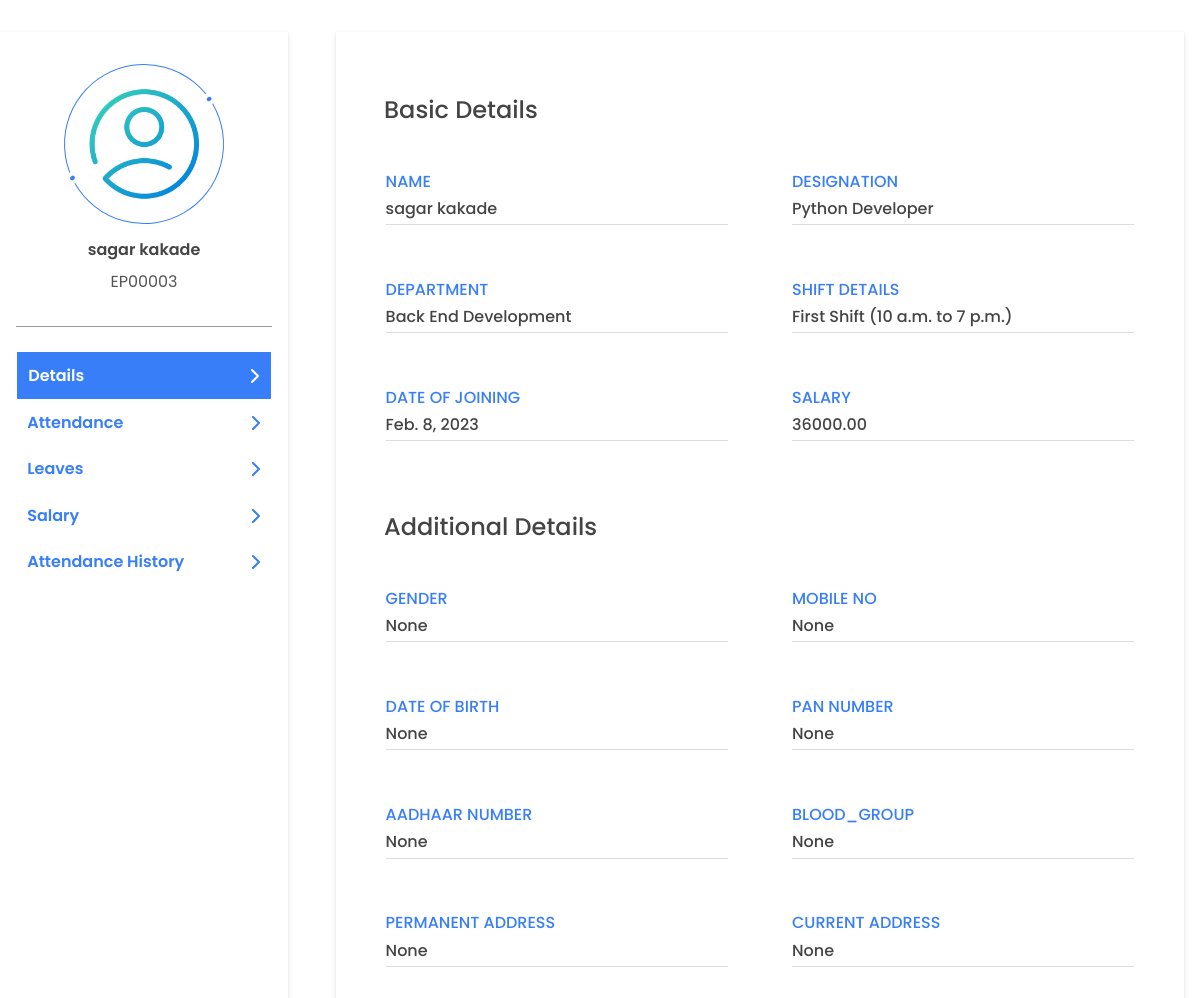
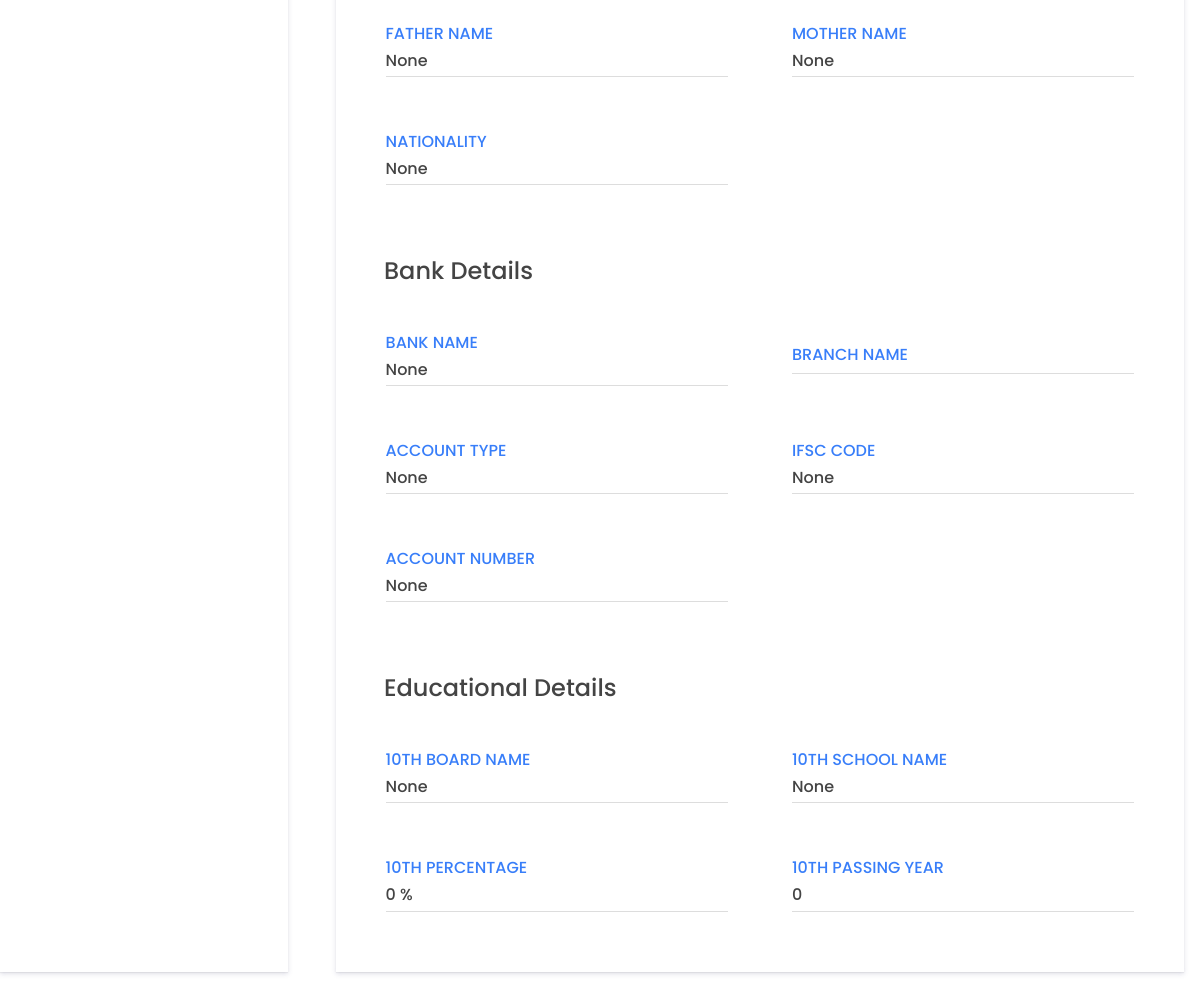
The page /accounts/self-detail/ (signed in) on the database its author committed (2 pictures, top to bottom).
### account/models.py (models this page shows, shortened)
class UserAdditionalDetail(models.Model):
    emp_user = models.OneToOneField(User, on_delete=models.CASCADE, related_name='user_additional_details')
    gender = models.CharField(choices=(('Male' , 'Male'), ('Female', 'Female')), max_length=55, null=True)
    mobile_no = models.BigIntegerField(null=True)
    date_of_birth = models.DateField(null=True)
    pan_number = models.CharField(max_length=10, null=True)
    aadhaar_number = models.BigIntegerField(null=True)
    permanent_address = models.TextField(null=True)
    current_address = models.TextField(null=True)
    marital_status = models.CharField(choices=(('Single', 'Single'), ('Married', 'Married')), max_length=55, null=True)
    passport_no = models.CharField(max_length=9, null=True)
    father_name = models.CharField(max_length=255, null=True)
    mother_name = models.CharField(max_length=255, null=True)
    nationality = models.CharField(max_length=50, null=True)
    emergency_contact_no = models.BigIntegerField(null=True)
    blood_group = models.CharField(max_length=3, null=True)
    profile_photo = models.ImageField(upload_to='userprofile', null=True, default='default_profile_pic.png')
    is_requested = models.BooleanField(default=False)
    is_completed_additional_details = models.BooleanField(default=False)  # this will become True if mandatory fields are filled by employee after verification by HR
    created_at = models.DateTimeField(auto_now_add=True)
    updated_at = models.DateTimeField(auto_now=True)

class UserBasicDetails(models.Model):
    emp_user = models.OneToOneField(User, on_delete=models.CASCADE, related_name='user_basics')
    designation = models.ForeignKey(Designation, on_delete=models.CASCADE, to_field='designation_name',related_name='user_designation_details', null=True)
    department = models.ForeignKey(Department, on_delete=models.CASCADE, to_field='department_name',related_name='user_department_details', null=True)
    shift_details = models.ForeignKey(UserShiftDetails, on_delete=models.CASCADE, to_field='shift_name',related_name='user_shift_details', null=True)
    date_of_joining = models.DateField(auto_now=True, null=True)
    salary = models.DecimalField(max_digits=10, decimal_places=2, null=True)
    uan_number = models.BigIntegerField(null=True)
    pf_number = models.CharField(max_length=10, null=True)
    experience_status = models.CharField (choices=(("Fresher", "Fresher"), ("Experienced", "Experienced")), max_length=50, null=True)
    is_salaried = models.BooleanField(default=True)   #if salaried is True deduction part for employee will be calculated eg. PF.
    is_active = models.BooleanField(default=True)
    is_approved = models.BooleanField(default=False)
    is_verify = models.BooleanField(default=False)
    is_requested = models.BooleanField(default=False)
    created_by = models.ForeignKey(User, on_delete=models.CASCADE, related_name='employee_created_by', null=True)
    approved_by = models.ForeignKey(User, on_delete=models.CASCADE, related_name='employee_approved_by', null=True)
    is_completed_basic_details = models.BooleanField(default=False)
    created_at = models.DateTimeField(auto_now_add=True)
    updated_at = models.DateTimeField(auto_now=True)

class Designation(models.Model):
    designation_name = models.CharField(max_length=100, unique=True)
    created_at = models.DateTimeField(auto_now_add=True)
    updated_at = models.DateTimeField(auto_now=True)
    def __str__ (self):
        return self.designation_name

class Department(models.Model):
    department_name = models.CharField(max_length=100, unique=True)
    created_at = models.DateTimeField(auto_now_add=True)
    updated_at = models.DateTimeField(auto_now=True)
    def __str__ (self):
        return self.department_name

class UserShiftDetails(models.Model):
    shift_name = models.CharField(max_length=100, unique=True)
    in_time = models.TimeField()
    out_time = models.TimeField()
    created_at = models.DateTimeField(auto_now_add=True)
    updated_at = models.DateTimeField(auto_now=True)
    def __str__ (self):
        return self.shift_name

class UserBankDetail(models.Model):
    emp_user = models.OneToOneField(User, on_delete=models.CASCADE, related_name='user_bank_details')
    bank_name = models.CharField(max_length=255, null=True)
    branch_name = models.CharField(max_length=100)
    account_type = models.CharField(choices=(('Current', 'Current'), ('Saving', 'Saving')), max_length=25, null=True)
    ifsc_code = models.CharField(max_length=11, null=True)
    account_number = models.BigIntegerField(null=True)
    is_completed_bank_details = models.BooleanField(default=False)
    created_at = models.DateTimeField(auto_now_add=True)
    updated_at = models.DateTimeField(auto_now=True)

class UserEducationDetails(models.Model):
    emp_user = models.OneToOneField(User, on_delete=models.CASCADE, related_name='user_academics')
    ssc_board_name = models.CharField(max_length=255, null=True)
    ssc_school_name = models.CharField(max_length=255, null=True)
    ssc_percentage = models.IntegerField(default=0, null=True)
    ssc_passing_yr = models.IntegerField(default=0,null=True)
    hsc_board_name = models.CharField(max_length=255, null=True)
    hsc_school_name = models.CharField(max_length=255, null=True)
    hsc_percentage = models.IntegerField(default=0,null=True)
    hsc_passing_yr = models.IntegerField(default=0,null=True)
    hsc_stream = models.CharField(choices=(('Science', 'Science'), ('Arts', 'Arts'), ('Commerce', 'Commerce')), max_length=55, null=True)
    diploma_university = models.CharField(max_length=255, null=True)
    diploma_college = models.CharField(max_length=255, null=True)
    diploma_branch = models.CharField(max_length=100, null=True)
    diploma_admission_yr = models.IntegerField(default=0,null=True)
    diploma_passout_yr = models.IntegerField(default=0,null=True)
    diploma_percentage = models.IntegerField(default=0,null=True)
    graduation_university = models.CharField(max_length=255, null=True)
    graduation_college = models.CharField(max_length=255, null=True)
    graduation_branch = models.CharField(max_length=100, null=True)
    graduation_admission_yr = models.IntegerField(default=0,null=True)
    graduation_passout_yr = models.IntegerField(default=0,null=True)
    graduation_percentage = models.IntegerField(default=0,null=True)
    pg_university = models.CharField(max_length=255, null=True)
    pg_college = models.CharField(max_length=255, null=True)
    pg_branch = models.CharField(max_length=100,null=True)
    pg_admission_yr = models.IntegerField(default=0,null=True)
    pg_passout_yr = models.IntegerField(default=0,null=True)
    pg_percentage = models.IntegerField(default=0,null=True)
    is_completed_academics = models.BooleanField(default=False)
    created_at = models.DateTimeField(auto_now_add=True)
    updated_at = models.DateTimeField(auto_now=True)

### account/account_views/self_services/self_detail.py (the view)
# urls.py: path("self-detail/", SelfDetail.as_view(), name="self_details"),
class SelfDetail(View):
    @method_decorator(login_required(login_url='login'))
    def get(self, request):
        user_id = request.POST.get('user')
        is_profile_complete(user_id)
        user_id = request.user.id
        data= {
            "basic_detail": UserBasicDetails.objects.get(emp_user_id=user_id),
            "additional_detail":UserAdditionalDetail.objects.get(emp_user_id=user_id),
            "educational_details": UserEducationDetails.objects.get(emp_user_id=user_id),
            "bank_detail": UserBankDetail.objects.get(emp_user_id=user_id),
        }
        return render(request,'account/self_services/self_details.html',data)

### templates/account/self_services/self_details.html (shortened to what this page needs)
{% extends 'profile_basic.html' %}
{% load static %}
{% block tag %}
<link href="{%static 'css/self-details.css'%}" rel="stylesheet">
{% endblock %}
{% block profile %}
<section class="user-info">
    <div class="details">
        <h1 class="main-heading">Basic Details</h1>
        <div class="info">
            <p class="info-title">Name</p>
            <p class="info-description">
                {{request.user.get_full_name}}
            </p>
        </div>
        <div class="info">
            <p class="info-title">Designation</p>
            <p class="info-description">{{basic_detail.designation}}</p>
        </div>
        <div class="info">
            <p class="info-title">Department</p>
            <p class="info-description">{{basic_detail.department}}</p>
        </div>
        <div class="info">
            <p class="info-title">Shift Details</p>
            <p class="info-description">{{basic_detail.shift_details}} ({{basic_detail.shift_details.in_time}} to {{basic_detail.shift_details.out_time}}) </p>
        </div>
        <div class="info">
            <p class="info-title">Date of joining</p>
            <p class="info-description">{{basic_detail.date_of_joining}}</p>
        </div>
        <div class="info">
            <p class="info-title">salary</p>
            <p class="info-description">{{basic_detail.salary}}
            </p>
        </div>
        <h1 class="main-heading">Additional Details</h1>
        <div class="info">
            <p class="info-title">gender</p>
            <p class="info-description">{{additional_detail.gender}}
            </p>
        </div>
        <div class="info">
            <p class="info-title">mobile no</p>
            <p class="info-description">{{additional_detail.mobile_no}}
            </p>
        </div>
        <div class="info">
            <p class="info-title">date of birth</p>
            <p class="info-description">{{additional_detail.date_of_birth}}
            </p>
        </div>
        <div class="info">
            <p class="info-title">pan number</p>
            <p class="info-description">{{additional_detail.pan_number}}
            </p>
        </div>
        <div class="info">
            <p class="info-title">aadhaar number</p>
            <p class="info-description">{{additional_detail.aadhaar_number}}
            </p>
        </div>
        <div class="info">
            <p class="info-title">blood_group </p>
            <p class="info-description">{{additional_detail.blood_group}}
            </p>
        </div>
        <div class="info">
            <p class="info-title">permanent address</p>
            <p class="info-description">{{additional_detail.permanent_address}}
            </p>
        </div>
        <div class="info">
            <p class="info-title">current address</p>
            <p class="info-description">{{additional_detail.current_address}}
            </p>
        </div>
        <div class="info">
            <p class="info-title">father name</p>
            <p class="info-description">{{additional_detail.father_name}}
            </p>
        </div>
        <div class="info">
            <p class="info-title">mother name</p>
            <p class="info-description">{{additional_detail.mother_name}}
            </p>
        </div>
        <div class="info">
            <p class="info-title">nationality</p>
            <p class="info-description">{{additional_detail.nationality}}
            </p>
        </div>
        <h1 class="main-heading">Bank Details</h1>
        <div class="info">
            <p class="info-title">bank name</p>
            <p class="info-description">{{bank_detail.bank_name}}
            </p>
        </div>
        <div class="info">
            <p class="info-title">branch name</p>
            <p class="info-description">{{bank_detail.branch_name}}
            </p>
        </div>
        <div class="info">
            <p class="info-title">account type</p>
            <p class="info-description">{{bank_detail.account_type}}
            </p>
        </div>
        <div class="info">
            <p class="info-title">ifsc code</p>
            <p class="info-description">{{bank_detail.ifsc_code}}
            </p>
        </div>
        <div class="info">
            <p class="info-title">account number</p>
            <p class="info-description">{{bank_detail.account_number}}
            </p>
        </div>
        <h1 class="main-heading">Educational Details</h1>
        <div class="info">
            <p class="info-title">10th board name</p>
            <p class="info-description">{{educational_details.ssc_board_name}}
            </p>
        </div>
        <div class="info">
            <p class="info-title">10th school name</p>
            <p class="info-description">{{educational_details.ssc_school_name}}
            </p>
        </div>
        <div class="info">
            <p class="info-title">10th percentage</p>
            <p class="info-description">{{educational_details.ssc_percentage}} %
            </p>
        </div>
        <div class="info">
            <p class="info-title">10th passing year</p>
            <p class="info-description">{{educational_details.ssc_passing_yr}}
            </p>
        </div>
    </div>
</section>
{% endblock %}

### templates/profile_basic.html (shortened to what this page needs)
{% extends 'basic.html' %}
{% load static %}
{%block body%}
<section class="profile-container">
    <section class="profile-links-container">
        <div class="user-profile">
            <div class="user-profile-pic">
                <img src="{{request.user.user_additional_details.profile_photo.url}}" alt="">
            </div>
            <h4>{{request.user.get_full_name}}</h4>
            <p>{{request.user.username}}</p>
        </div>
        <div class="profile-navigations">
            <ul class="profile-navigation-links">
                <a href="{% url 'self_details' %}">
                    <li class="profile-navigation-link" id="self-detail">Details
                    </li>
                </a>
                <a href="{% url 'self_attendance' %}">
                    <li class="profile-navigation-link" id="self-attendance">Attendance
                    </li>
                </a>
                <a href="{% url 'self_leave' %}">
                    <li class="profile-navigation-link" id="self-leave">Leaves
                    </li>
                </a>
                <a href="{% url 'self_salary' %}">
                    <li class="profile-navigation-link" id="self-salary">Salary
                    </li>
                </a>
                <a href="{% url 'attendance_history' %}">
                    <li class="profile-navigation-link" id="self-attendance-history">Attendance History
                    </li>
                </a>
            </ul>
        </div>
    </section>
    <section class="profile-details-container">
        {% block profile %}
        {% endblock %}
    </section>
</section>
{%endblock%}

### templates/basic.html (shortened to what this page needs)
{% load static %}
<!DOCTYPE html>
<html lang="en">
<head>
    <link href="{%static 'lib/bootstrap/css/bootstrap.min.css'%}" rel="stylesheet">
    <link href="{%static 'lib/font-awesome/css/font-awesome.min.css'%}" rel="stylesheet">
    <link href="{%static 'lib/animate/animate.min.css'%}" rel="stylesheet">
    <link href="{%static 'lib/ionicons/css/ionicons.min.css'%}" rel="stylesheet">
    <link href="{%static 'lib/owlcarousel/assets/owl.carousel.min.css'%}" rel="stylesheet">
    <link href="https://unpkg.com/aos@2.3.1/dist/aos.css" rel="stylesheet">
    <link href="{%static 'css/style.css'%}" rel="stylesheet">
    {% block tag %} {% endblock %}
</head>
<body>
    {% block body %}
    {% endblock %}
</body>
</html>

### rows shown on the page
UserBasicDetails: designation "Python Developer", department "Back End Development", shift_details "First Shift", shift_details.in_time "10 a.m.", shift_details.out_time "7 p.m.", date_of_joining "Feb. 8, 2023", salary "36000.00"
UserAdditionalDetail: gender "None", mobile_no "None", date_of_birth "None", pan_number "None", aadhaar_number "None", blood_group "None", permanent_address "None", current_address "None", father_name "None", mother_name "None", nationality "None"
UserBankDetail: bank_name "None", account_type "None", ifsc_code "None", account_number "None"
UserEducationDetails: ssc_board_name "None", ssc_school_name "None", ssc_percentage "0", ssc_passing_yr "0"

### other values the page prints
{{ request.user.get_full_name }} "sagar kakade"
{{ request.user.username }} "EP00003"
